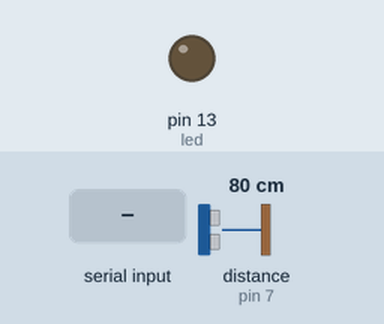
Simulated run of this sketch. Board: Arduino Uno, built with avr-gcc and run on an emulated ATmega328P. On the bench: output pins drawn as LEDs (lit = HIGH). Wiring (inferred from the names in the program): ultrasonic range finder: trigger pin 8; echo pin 7. The inputs (shaded band) are chosen by the test bench; at power-on: distance to the obstacle (sensor on pin 7) 80 cm. The echo pulse lasts 58.3 µs per cm; pins used as bus, display or sensor lines are not drawn; what the sketch prints to the serial monitor is not drawn.

Above: at 1.2 s.
1.3 s: "1" received over Serial
At 2.3 s:
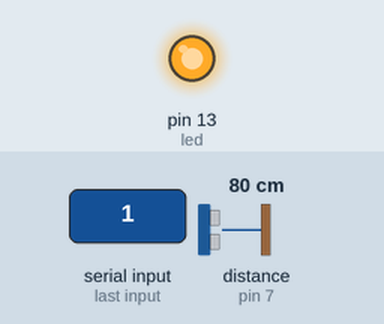
2.8 s: "0" received over Serial
At 3.4 s:
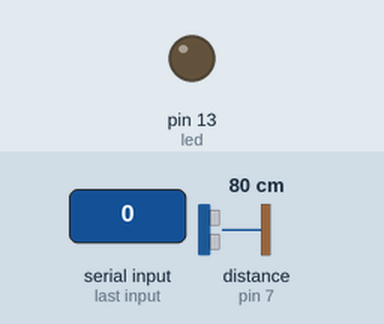
Timing chart, 0 to 5.8 s (numbered marks = the images above; inputs shaded):
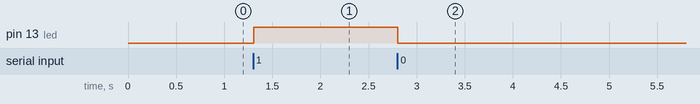

Measured:
- after the input at 1.3 s, pin 13 (led): LOW → HIGH at once
- after the input at 2.8 s, pin 13 (led): HIGH → LOW at once

The sketch:

Celular.ino
```cpp
#define led 13
#define trigger 8
#define echo 7
int dist = 0;

void setup() {
  Serial.begin(9600);
  pinMode(led, OUTPUT);
  pinMode(trigger, OUTPUT);
  pinMode(echo, INPUT);
}

void loop() {
  digitalWrite(trigger, HIGH);
  delayMicroseconds(10);
  digitalWrite(trigger, LOW);

  dist = pulseIn(echo, HIGH);
  Serial.println(dist);

  if(Serial.available() > 0){
    char comando = Serial.read();
    if(comando == '1'){
      digitalWrite(led, HIGH);
    }
    else if(comando == '0'){
      digitalWrite(led, LOW);
    }
  }
}
```
